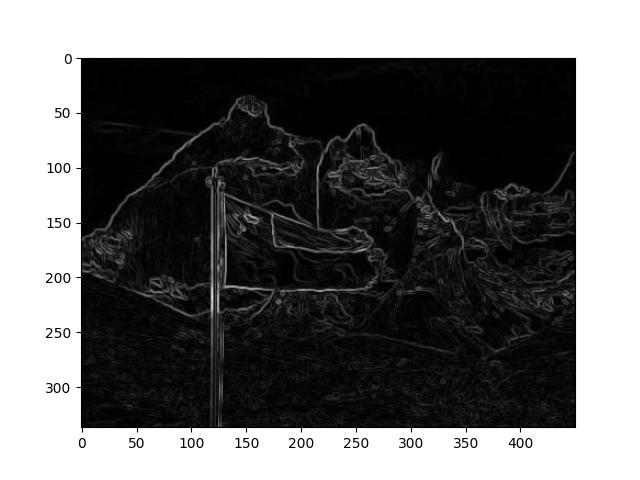

Generate this figure with Python:
import numpy as np
import matplotlib.pyplot as plt
import cv2 
from skimage.io import imread
from skimage.filters import prewitt 

img = cv2.imread("chile.jpg", cv2.IMREAD_GRAYSCALE)
op_prewitt = prewitt(img)

plt.imshow(op_prewitt, cmap=plt.cm.gray)
plt.savefig('filtroPrewitt.jpg', format='jpg')